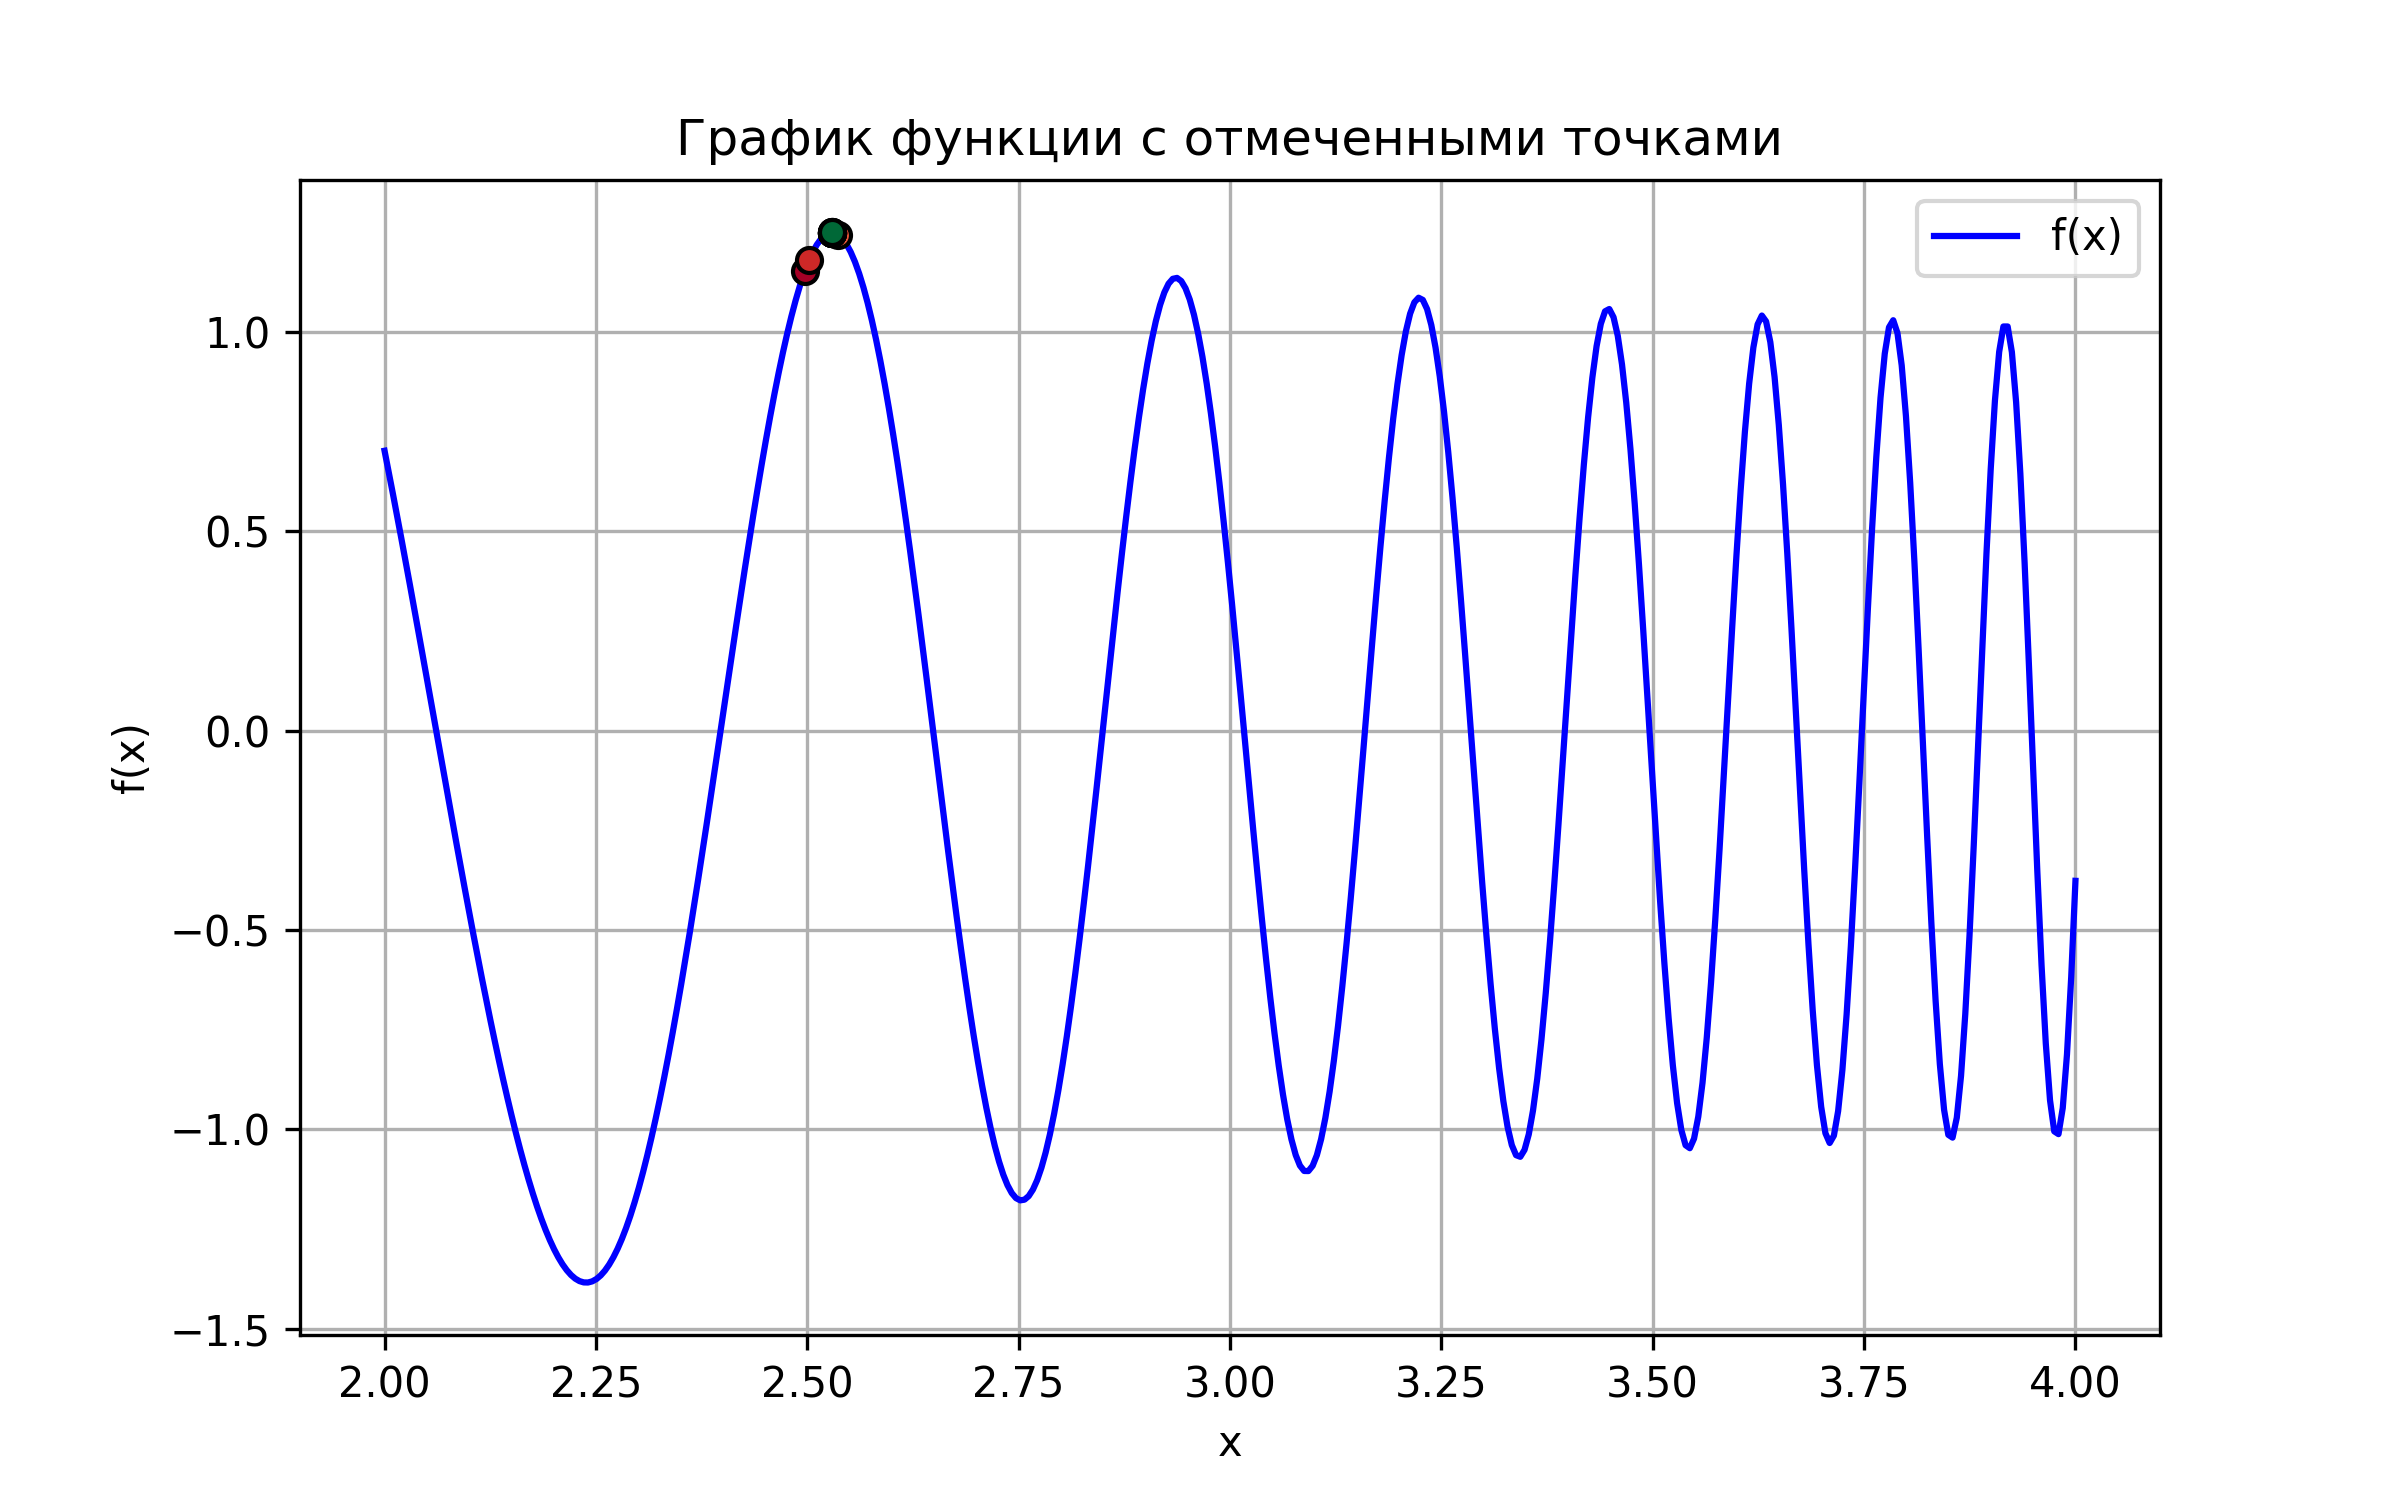

This chart was generated by the following Python code:
import numpy as np
import matplotlib.pyplot as plt
import matplotlib.cm as cm
import matplotlib.colors as mcolors
import matplotlib


X_MIN = 2
X_MAX = 4

def f(x):
    return np.cos(np.exp(x)) / np.sin(np.log(x))

x_values = np.linspace(X_MIN, X_MAX, 400)
y_values = f(x_values)

file_path = r"c:/Users/a.chernyakov/Desktop/BioAlg/Homework1/results.txt"
with open(file_path, "r") as file:
    x_points = list(dict.fromkeys(float(line.strip()) for line in file))

y_points = f(np.array(x_points))

matplotlib.use('Agg')
norm = mcolors.Normalize(vmin=0, vmax=len(x_points) - 1)
cmap = plt.colormaps.get_cmap("RdYlGn")
colors = [cmap(norm(i)) for i in range(len(x_points))]

plt.figure(figsize=(8, 5))
plt.plot(x_values, y_values, label="f(x)", color="blue")

for i, (x, y) in enumerate(zip(x_points, y_points)):
    plt.scatter(x, y, color=colors[i], edgecolor='black', zorder=3)
    #plt.text(x, y, f"{y:.2f}", fontsize=9, ha='left', va='bottom')

plt.xlabel("x")
plt.ylabel("f(x)")
plt.title("График функции с отмеченными точками")
plt.legend()
plt.grid(True)
plt.savefig("Homework1/plot.png", dpi=300)